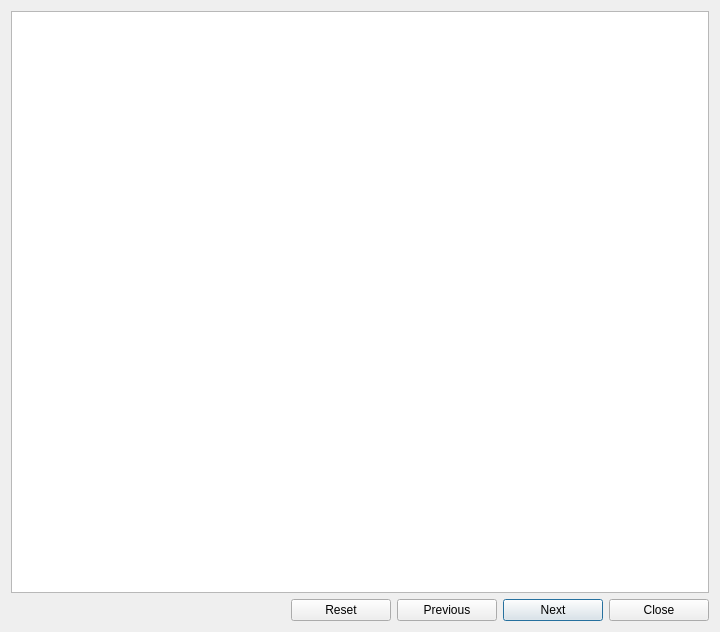
<?xml version="1.0" encoding="UTF-8"?>
<ui version="4.0">
 <class>TutorialDialog_q</class>
 <widget class="QDialog" name="TutorialDialog_q">
  <property name="geometry">
   <rect>
    <x>0</x>
    <y>0</y>
    <width>720</width>
    <height>632</height>
   </rect>
  </property>
  <property name="windowTitle">
   <string>Tutorial</string>
  </property>
  <layout class="QGridLayout" name="gridLayout">
   <item row="1" column="0">
    <layout class="QHBoxLayout" name="horizontalLayout">
     <property name="sizeConstraint">
      <enum>QLayout::SizeConstraint::SetMinimumSize</enum>
     </property>
     <item>
      <spacer name="horizontalSpacer">
       <property name="orientation">
        <enum>Qt::Orientation::Horizontal</enum>
       </property>
       <property name="sizeHint" stdset="0">
        <size>
         <width>40</width>
         <height>20</height>
        </size>
       </property>
      </spacer>
     </item>
     <item>
      <widget class="QPushButton" name="reset">
       <property name="sizePolicy">
        <sizepolicy hsizetype="Fixed" vsizetype="Fixed">
         <horstretch>0</horstretch>
         <verstretch>0</verstretch>
        </sizepolicy>
       </property>
       <property name="minimumSize">
        <size>
         <width>100</width>
         <height>0</height>
        </size>
       </property>
       <property name="text">
        <string>Reset</string>
       </property>
       <property name="autoDefault">
        <bool>false</bool>
       </property>
      </widget>
     </item>
     <item>
      <widget class="QPushButton" name="prev">
       <property name="sizePolicy">
        <sizepolicy hsizetype="Fixed" vsizetype="Fixed">
         <horstretch>0</horstretch>
         <verstretch>0</verstretch>
        </sizepolicy>
       </property>
       <property name="minimumSize">
        <size>
         <width>100</width>
         <height>0</height>
        </size>
       </property>
       <property name="text">
        <string>Previous</string>
       </property>
       <property name="autoDefault">
        <bool>false</bool>
       </property>
      </widget>
     </item>
     <item>
      <widget class="QPushButton" name="next">
       <property name="sizePolicy">
        <sizepolicy hsizetype="Fixed" vsizetype="Fixed">
         <horstretch>0</horstretch>
         <verstretch>0</verstretch>
        </sizepolicy>
       </property>
       <property name="minimumSize">
        <size>
         <width>100</width>
         <height>0</height>
        </size>
       </property>
       <property name="text">
        <string>Next</string>
       </property>
       <property name="default">
        <bool>true</bool>
       </property>
      </widget>
     </item>
     <item>
      <widget class="QPushButton" name="pushButton">
       <property name="minimumSize">
        <size>
         <width>100</width>
         <height>0</height>
        </size>
       </property>
       <property name="text">
        <string>Close</string>
       </property>
       <property name="autoDefault">
        <bool>false</bool>
       </property>
      </widget>
     </item>
    </layout>
   </item>
   <item row="0" column="0">
    <widget class="QTextBrowser" name="contents"/>
   </item>
  </layout>
 </widget>
 <resources>
  <include location="MainRes.qrc"/>
 </resources>
 <connections>
  <connection>
   <sender>reset</sender>
   <signal>clicked()</signal>
   <receiver>TutorialDialog_q</receiver>
   <slot>reset()</slot>
   <hints>
    <hint type="sourcelabel">
     <x>340</x>
     <y>619</y>
    </hint>
    <hint type="destinationlabel">
     <x>241</x>
     <y>271</y>
    </hint>
   </hints>
  </connection>
  <connection>
   <sender>prev</sender>
   <signal>clicked()</signal>
   <receiver>TutorialDialog_q</receiver>
   <slot>previous()</slot>
   <hints>
    <hint type="sourcelabel">
     <x>242</x>
     <y>619</y>
    </hint>
    <hint type="destinationlabel">
     <x>241</x>
     <y>271</y>
    </hint>
   </hints>
  </connection>
  <connection>
   <sender>next</sender>
   <signal>clicked()</signal>
   <receiver>TutorialDialog_q</receiver>
   <slot>next()</slot>
   <hints>
    <hint type="sourcelabel">
     <x>438</x>
     <y>619</y>
    </hint>
    <hint type="destinationlabel">
     <x>241</x>
     <y>271</y>
    </hint>
   </hints>
  </connection>
  <connection>
   <sender>pushButton</sender>
   <signal>clicked()</signal>
   <receiver>TutorialDialog_q</receiver>
   <slot>reject()</slot>
   <hints>
    <hint type="sourcelabel">
     <x>507</x>
     <y>603</y>
    </hint>
    <hint type="destinationlabel">
     <x>551</x>
     <y>609</y>
    </hint>
   </hints>
  </connection>
 </connections>
 <slots>
  <slot>previous()</slot>
  <slot>next()</slot>
  <slot>reset()</slot>
 </slots>
</ui>
